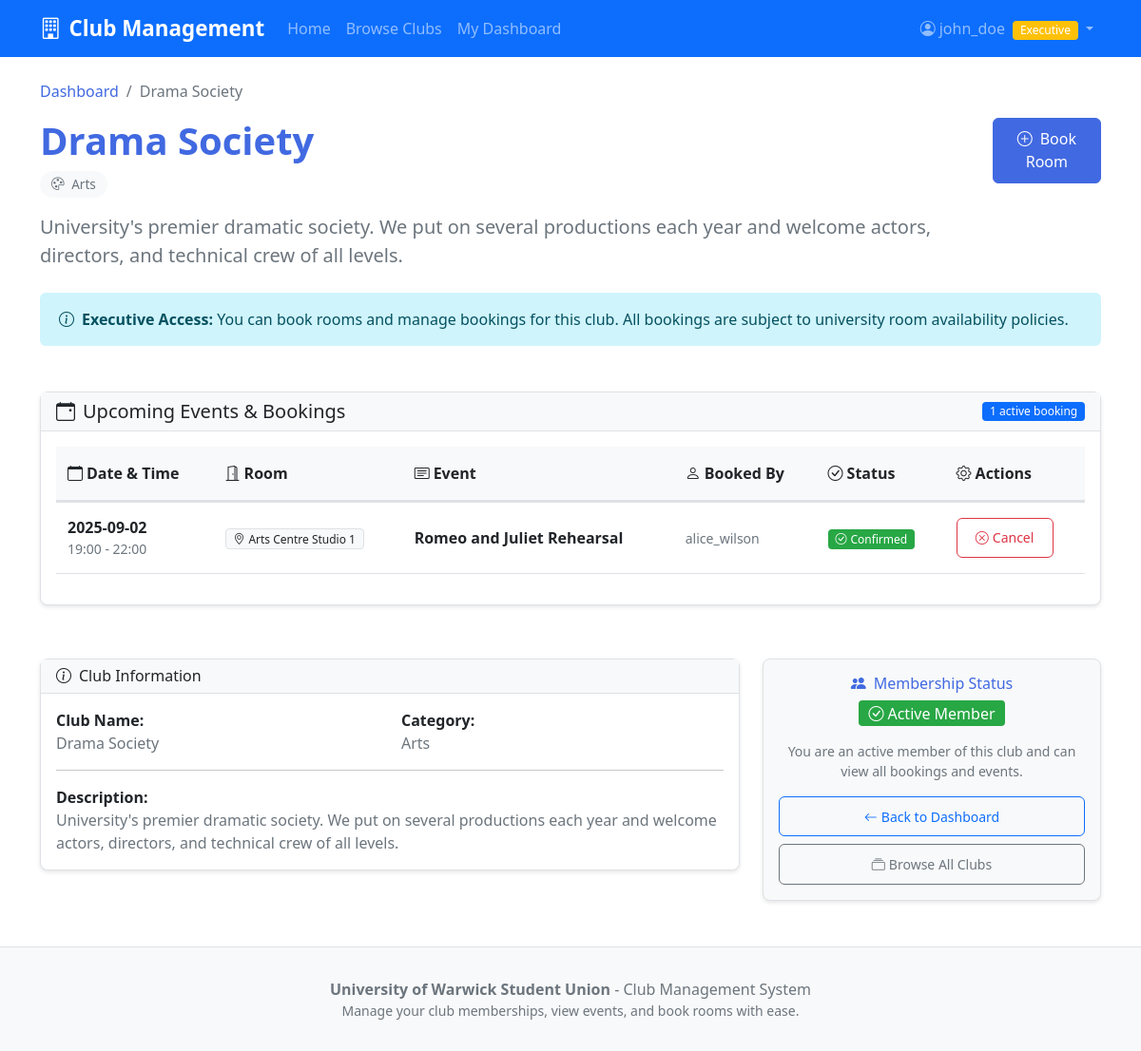
The page /club/2 (signed in) on the database its author committed.
### tables this page shows
CREATE TABLE users (
    id INTEGER PRIMARY KEY AUTOINCREMENT,
    student_reg_number TEXT NOT NULL UNIQUE,
    username TEXT NOT NULL UNIQUE,
    email TEXT NOT NULL UNIQUE,
    phone_number TEXT,
    password TEXT NOT NULL, -- NOTE: In production, passwords should be hashed using bcrypt or similar
    role TEXT NOT NULL DEFAULT 'member' CHECK (role IN ('member', 'executive'))
);

CREATE TABLE clubs (
    id INTEGER PRIMARY KEY AUTOINCREMENT,
    name TEXT NOT NULL UNIQUE,
    description TEXT,
    category TEXT NOT NULL DEFAULT 'General' CHECK (category IN ('Academic', 'Sports', 'Arts', 'Cultural', 'Technology', 'Social', 'General'))
);

CREATE TABLE bookings (
    id INTEGER PRIMARY KEY AUTOINCREMENT,
    club_id INTEGER NOT NULL,
    booked_by_user_id INTEGER NOT NULL,
    room_name TEXT NOT NULL,
    event_title TEXT NOT NULL,
    start_time DATETIME NOT NULL,
    end_time DATETIME NOT NULL,
    status TEXT NOT NULL DEFAULT 'Confirmed' CHECK (status IN ('Confirmed', 'Cancelled')),
    created_at DATETIME DEFAULT CURRENT_TIMESTAMP,
    FOREIGN KEY (club_id) REFERENCES clubs (id) ON DELETE CASCADE,
    FOREIGN KEY (booked_by_user_id) REFERENCES users (id) ON DELETE CASCADE
);

### app.py (the view)
@app.route('/club/<int:club_id>')
def club_details(club_id):
    if 'user_id' not in session:
        flash('Please log in to view club details.', 'warning')
        return redirect(url_for('login'))
    db = get_db()
    membership = db.execute('''
        SELECT * FROM memberships
        WHERE user_id = ? AND club_id = ?
    ''', (session['user_id'], club_id)).fetchone()
    if not membership:
        flash('You must be a member of this club to view its details.', 'danger')
        return redirect(url_for('dashboard'))
    club = db.execute('SELECT * FROM clubs WHERE id = ?', (club_id,)).fetchone()
    bookings = db.execute('''
        SELECT b.*, u.username as booked_by_username
        FROM bookings b
        JOIN users u ON b.booked_by_user_id = u.id
        WHERE b.club_id = ? AND b.status = 'Confirmed'
        AND datetime(b.start_time) >= datetime('now')
        ORDER BY b.start_time
    ''', (club_id,)).fetchall()
    db.close()
    return render_template('club_details.html', club=club, bookings=bookings, user_role=get_user_role())

### templates/club_details.html (shortened to what this page needs)
{% extends "layout.html" %}
{% block content %}
<div class="container mt-4">
    <div class="row mb-4">
        <div class="col-12">
            <nav aria-label="breadcrumb">
                <ol class="breadcrumb">
                    <li class="breadcrumb-item"><a href="{{ url_for('dashboard') }}">Dashboard</a></li>
                    <li class="breadcrumb-item active">{{ club.name }}</li>
                </ol>
            </nav>
            <div class="d-flex justify-content-between align-items-start">
                <div>
                    <h2 class="display-6 fw-bold text-primary mb-2">{{ club.name }}</h2>
                    <span class="category-badge mb-3">
                        {% if club.category == 'Technology' %}
                            <i class="bi bi-laptop me-1"></i>
                        {% elif club.category == 'Sports' %}
                            <i class="bi bi-trophy me-1"></i>
                        {% elif club.category == 'Arts' %}
                            <i class="bi bi-palette me-1"></i>
                        {% elif club.category == 'Academic' %}
                            <i class="bi bi-book me-1"></i>
                        {% elif club.category == 'Cultural' %}
                            <i class="bi bi-globe me-1"></i>
                        {% else %}
                            <i class="bi bi-people me-1"></i>
                        {% endif %}
                        {{ club.category }}
                    </span>
                    {% if club.description %}
                    <p class="lead text-muted mb-0">{{ club.description }}</p>
                    {% endif %}
                </div>
                {% if user_role == 'executive' %}
                <div>
                    <button type="button" class="btn btn-primary" data-bs-toggle="modal" data-bs-target="#bookingModal">
                        <i class="bi bi-plus-circle me-2"></i>Book Room
                    </button>
                </div>
                {% endif %}
            </div>
        </div>
    </div>
    {% if user_role == 'executive' %}
    <div class="row mb-4">
        <div class="col-12">
            <div class="alert alert-info">
                <div class="d-flex align-items-center">
                    <i class="bi bi-info-circle me-2"></i>
                    <div>
                        <strong>Executive Access:</strong> You can book rooms and manage bookings for this club.
                        All bookings are subject to university room availability policies.
                    </div>
                </div>
            </div>
        </div>
    </div>
    {% endif %}
    <div class="row">
        <div class="col-12">
            <div class="card card-spacing">
                <div class="card-header d-flex justify-content-between align-items-center">
                    <h5 class="mb-0">
                        <i class="bi bi-calendar-event me-2"></i>Upcoming Events & Bookings
                    </h5>
                    <span class="badge bg-primary">{{ bookings|length }} active booking{{ 's' if bookings|length != 1 else '' }}</span>
                </div>
                {% if bookings %}
                <div class="card-body">
                    <div class="table-responsive">
                        <table class="table table-hover">
                            <thead>
                                <tr>
                                    <th><i class="bi bi-calendar me-1"></i>Date & Time</th>
                                    <th><i class="bi bi-door-open me-1"></i>Room</th>
                                    <th><i class="bi bi-card-text me-1"></i>Event</th>
                                    <th><i class="bi bi-person me-1"></i>Booked By</th>
                                    <th><i class="bi bi-check-circle me-1"></i>Status</th>
                                    {% if user_role == 'executive' %}
                                    <th><i class="bi bi-gear me-1"></i>Actions</th>
                                    {% endif %}
                                </tr>
                            </thead>
                            <tbody>
                                {% for booking in bookings %}
                                <tr>
                                    <td>
                                        <div class="d-flex flex-column">
                                            <strong>{{ booking.start_time[:10] }}</strong>
                                            <small class="text-muted">
                                                {{ booking.start_time[11:16] }} - {{ booking.end_time[11:16] }}
                                            </small>
                                        </div>
                                    </td>
                                    <td>
                                        <span class="badge bg-light text-dark border">
                                            <i class="bi bi-geo-alt me-1"></i>{{ booking.room_name }}
                                        </span>
                                    </td>
                                    <td>
                                        <strong>{{ booking.event_title }}</strong>
                                    </td>
                                    <td>
                                        <small class="text-muted">{{ booking.booked_by_username }}</small>
                                    </td>
                                    <td>
                                        {% if booking.status == 'Confirmed' %}
                                        <span class="badge bg-success">
                                            <i class="bi bi-check-circle me-1"></i>Confirmed
                                        </span>
                                        {% else %}
                                        <span class="badge bg-secondary">
                                            <i class="bi bi-x-circle me-1"></i>{{ booking.status }}
                                        </span>
                                        {% endif %}
                                    </td>
                                    {% if user_role == 'executive' %}
                                    <td>
                                        {% if booking.status == 'Confirmed' %}
                                        <a href="{{ url_for('cancel_booking', booking_id=booking.id) }}"
                                           class="btn btn-outline-danger btn-sm"
                                           onclick="return confirmDelete('Are you sure you want to cancel this booking? This action cannot be undone.')">
                                            <i class="bi bi-x-circle me-1"></i>Cancel
                                        </a>
                                        {% else %}
                                        <span class="text-muted small">No actions</span>
                                        {% endif %}
                                    </td>
                                    {% endif %}
                                </tr>
                                {% endfor %}
                            </tbody>
                        </table>
                    </div>
                </div>
                {% endif %}
            </div>
        </div>
    </div>
    <div class="row mt-4">
        <div class="col-lg-8">
            <div class="card">
                <div class="card-header">
                    <h6 class="mb-0">
                        <i class="bi bi-info-circle me-2"></i>Club Information
                    </h6>
                </div>
                <div class="card-body">
                    <div class="row">
                        <div class="col-sm-6">
                            <strong>Club Name:</strong><br>
                            <span class="text-muted">{{ club.name }}</span>
                        </div>
                        <div class="col-sm-6">
                            <strong>Category:</strong><br>
                            <span class="text-muted">{{ club.category }}</span>
                        </div>
                    </div>
                    {% if club.description %}
                    <hr>
                    <div class="row">
                        <div class="col-12">
                            <strong>Description:</strong><br>
                            <span class="text-muted">{{ club.description }}</span>
                        </div>
                    </div>
                    {% endif %}
                </div>
            </div>
        </div>
        <div class="col-lg-4">
            <div class="card bg-light-custom">
                <div class="card-body text-center">
                    <h6 class="card-title text-primary">
                        <i class="bi bi-people-fill me-2"></i>Membership Status
                    </h6>
                    <div class="mb-3">
                        <span class="badge bg-success fs-6">
                            <i class="bi bi-check-circle me-1"></i>Active Member
                        </span>
                    </div>
                    <p class="card-text small text-muted mb-3">
                        You are an active member of this club and can view all bookings and events.
                    </p>
                    <div class="d-grid gap-2">
                        <a href="{{ url_for('dashboard') }}" class="btn btn-outline-primary btn-sm">
                            <i class="bi bi-arrow-left me-1"></i>Back to Dashboard
                        </a>
                        <a href="{{ url_for('clubs') }}" class="btn btn-outline-secondary btn-sm">
                            <i class="bi bi-collection me-1"></i>Browse All Clubs
                        </a>
                    </div>
                </div>
            </div>
        </div>
    </div>
</div>
{% endblock %}

### templates/layout.html (shortened to what this page needs)
<!DOCTYPE html>
<html lang="en">
<head>
    <link href="https://cdn.jsdelivr.net/npm/bootstrap@5.1.3/dist/css/bootstrap.min.css" rel="stylesheet">
    <link rel="stylesheet" href="https://cdn.jsdelivr.net/npm/bootstrap-icons@1.7.2/font/bootstrap-icons.css">
    <link rel="stylesheet" href="{{ url_for('static', filename='styles.css') }}">
</head>
<body>
    <nav class="navbar navbar-expand-lg navbar-dark bg-primary">
        <div class="container">
            <a class="navbar-brand" href="{{ url_for('index') }}">
                <i class="bi bi-building me-2"></i>Club Management
            </a>
            <div class="collapse navbar-collapse" id="navbarNav">
                <ul class="navbar-nav me-auto">
                    <li class="nav-item">
                        <a class="nav-link" href="{{ url_for('index') }}">Home</a>
                    </li>
                    <li class="nav-item">
                        <a class="nav-link" href="{{ url_for('clubs') }}">Browse Clubs</a>
                    </li>
                    {% if session.user_id %}
                    <li class="nav-item">
                        <a class="nav-link" href="{{ url_for('dashboard') }}">My Dashboard</a>
                    </li>
                    {% endif %}
                </ul>
                <ul class="navbar-nav">
                    {% if session.user_id %}
                        <li class="nav-item dropdown">
                            <a class="nav-link dropdown-toggle" href="#" id="navbarDropdown" role="button" data-bs-toggle="dropdown">
                                <i class="bi bi-person-circle me-1"></i>{{ session.username }}
                                {% if session.role == 'executive' %}
                                    <span class="badge bg-warning ms-1">Executive</span>
                                {% endif %}
                            </a>
                        </li>
                    {% endif %}
                </ul>
            </div>
        </div>
    </nav>
    <main>
        {% block content %}{% endblock %}
    </main>
    <footer class="footer mt-5">
        <div class="container">
            <div class="row justify-content-center">
                    <p class="mb-0">
                        <strong>University of Warwick Student Union</strong> - Club Management System
                    </p>
                    <small>Manage your club memberships, view events, and book rooms with ease.</small>
                </div>
            </div>
    </footer>
</body>
</html>

### rows shown on the page
users: username "john_doe"
clubs: name "Drama Society", category "Arts", description "University's premier dramatic society. We put on several productions each year and welcome actors, directors, and technical crew of all levels."
bookings: start_time "2025-09-02", start_time "19:00", end_time "22:00", room_name "Arts Centre Studio 1", event_title "Romeo and Juliet Rehearsal", booked_by_username "alice_wilson", status "Confirmed" (drawn)

### other values the page prints
{{ bookings|length }} "1"
